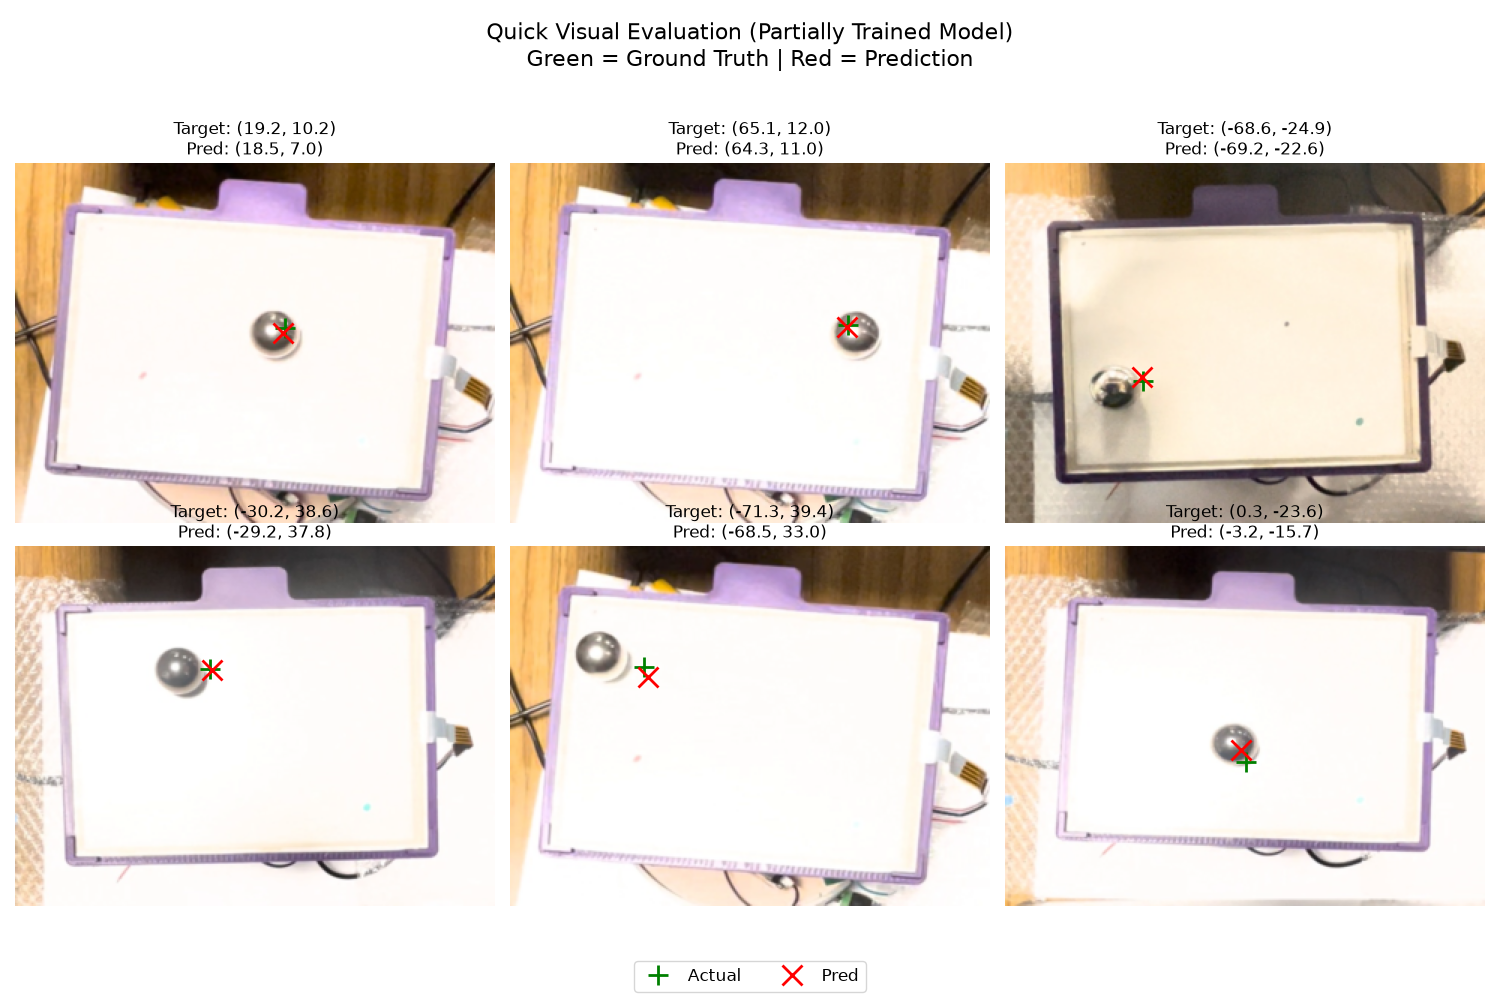

Reproduce this figure in Python.
import os
import argparse
import torch
import torch.nn as nn
from torchvision import models, transforms
from torch.utils.data import DataLoader, Subset
import matplotlib.pyplot as plt
import numpy as np
import random
import sys
import time

# Ensure training module is in path to import BallDataset
script_dir = os.path.dirname(os.path.abspath(__file__))
training_dir = os.path.abspath(os.path.join(script_dir, '../training'))
if training_dir not in sys.path:
    sys.path.append(training_dir)

from ball_dataset import BallDataset

def main():
    parser = argparse.ArgumentParser(description="Quick Visual Evaluation for Partially Trained Model")
    parser.add_argument("--data_dir", default="../data/02_silver", help="Path to data directory")
    parser.add_argument("--model_path", default="../models/resnet18_expert_tracker/expert_tracker_latest.pth", help="Path to the model checkpoint")
    parser.add_argument("--num_images", type=int, default=6, help="Number of random images to visualize")
    args = parser.parse_args()

    print(f"Loading partially trained model from: {args.model_path}")
    device = torch.device("cuda:0" if torch.cuda.is_available() else "cpu")

    if not os.path.exists(args.model_path):
        print(f"ERROR: Checkpoint not found at {args.model_path}. Is the model currently training?")
        return

    # Initialize model architecture
    model = models.resnet18(weights=None)
    num_ftrs = model.fc.in_features
    model.fc = nn.Linear(num_ftrs, 2)
    
    # Load weights
    model.load_state_dict(torch.load(args.model_path, map_location=device, weights_only=True))
    model = model.to(device)
    model.eval()

    # Load dataset
    csv_path = os.path.join(args.data_dir, 'labels_sequential.csv')
    images_dir = os.path.join(args.data_dir, 'images')
    
    test_transform = transforms.Compose([
        transforms.Resize((240, 320)),
        transforms.ToTensor(),
        transforms.Normalize(mean=[0.485, 0.456, 0.406], std=[0.229, 0.224, 0.225])
    ])
    
    full_dataset = BallDataset(csv_file=csv_path, root_dir=images_dir, transform=test_transform)
    
    # Pick random indices
    indices = random.sample(range(len(full_dataset)), args.num_images)
    subset = Subset(full_dataset, indices)
    loader = DataLoader(subset, batch_size=args.num_images, shuffle=False)
    
    MAX_BOUND = 200.0 # From ball_dataset.py

    print("Running inference...")
    inputs, targets = next(iter(loader))
    inputs = inputs.to(device)
    
    with torch.no_grad():
        t0 = time.perf_counter()
        outputs = model(inputs)
        t1 = time.perf_counter()
        
    print(f"Inference completed in {(t1-t0)*1000.0:.2f} ms for {args.num_images} images.")

    # Convert to numpy and de-normalize coordinates
    preds_mm = outputs.cpu().numpy() * MAX_BOUND
    targs_mm = targets.cpu().numpy() * MAX_BOUND
    
    # Denormalize images for plotting
    inv_normalize = transforms.Normalize(
        mean=[-0.485/0.229, -0.456/0.224, -0.406/0.225],
        std=[1/0.229, 1/0.224, 1/0.225]
    )
    
    fig, axes = plt.subplots(2, 3, figsize=(15, 10))
    fig.suptitle('Quick Visual Evaluation (Partially Trained Model)\nGreen = Ground Truth | Red = Prediction', fontsize=16)
    
    axes = axes.flatten()
    
    for i in range(min(args.num_images, len(axes))):
        img = inputs[i].cpu()
        img = inv_normalize(img)
        img = img.numpy().transpose(1, 2, 0)
        img = np.clip(img, 0, 1)
        
        # Ground truth
        t_x_mm, t_y_mm = targs_mm[i]
        t_px_x = t_x_mm + 160.0 # Center offset
        t_px_y = 120.0 - t_y_mm # Y is usually inverted in images
        
        # Prediction
        p_x_mm, p_y_mm = preds_mm[i]
        p_px_x = p_x_mm + 160.0
        p_px_y = 120.0 - p_y_mm

        ax = axes[i]
        ax.imshow(img)
        
        # Plot target
        ax.plot(t_px_x, t_px_y, 'g+', markersize=15, markeredgewidth=2, label='Actual')
        # Plot prediction
        ax.plot(p_px_x, p_px_y, 'rx', markersize=15, markeredgewidth=2, label='Pred')
        
        ax.set_title(f"Target: ({t_x_mm:.1f}, {t_y_mm:.1f})\nPred: ({p_x_mm:.1f}, {p_y_mm:.1f})")
        ax.axis('off')
        
    handles, labels = ax.get_legend_handles_labels()
    # Remove duplicates from legend
    by_label = dict(zip(labels, handles))
    fig.legend(by_label.values(), by_label.keys(), loc='lower center', ncol=2, fontsize=12)
    plt.tight_layout(rect=[0, 0.05, 1, 0.95])
    
    output_path = os.path.join(script_dir, 'quick_eval_visual.png')
    plt.savefig(output_path)
    print(f"\nSaved visualization to {output_path}")

if __name__ == '__main__':
    main()
